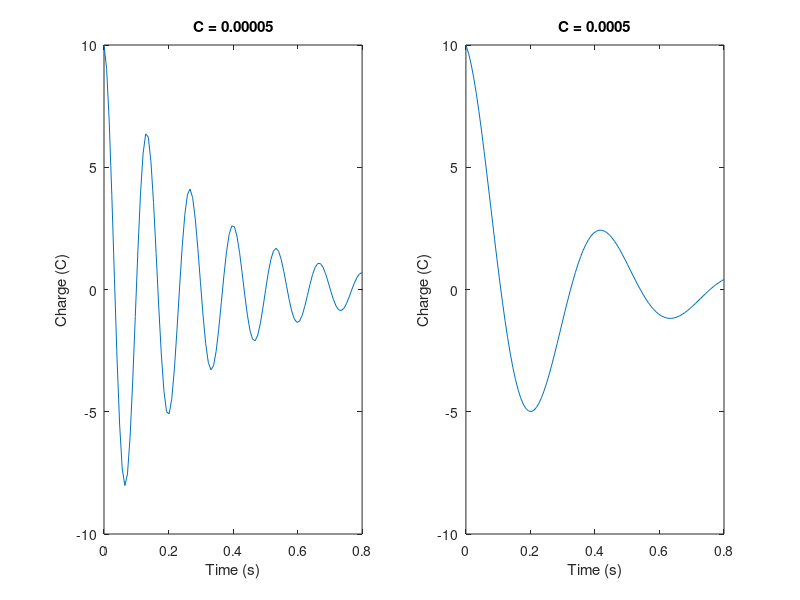

Write the MATLAB code that produced this figure.
% Function parameters
q0 = 10;
R = 60;
L = 9;
C = 0.00005;
C2 = 0.0005;
% Use linspace to create an array of 100 points between 0 and 0.8
t = linspace(0,0.8,100)

% Calculate the values of q
q = q0*exp((-R.*t)./(2.*L)).*cos(sqrt((1./(L.*C)) - ((R./(2.*L)).^2)) .*t)


% Plot q vs t
subplot(1,2,1);
plot(t,q);
xlabel('Time (s)');
ylabel('Charge (C)');
title('C = 0.00005');


% Make the capacitor 10x bigger
q2 = q0*exp((-R.*t)./(2.*L)).*cos(sqrt((1./(L.*C2)) - ((R./(2.*L)).^2)) .*t)

% Plot q2 vs t
subplot(1,2,2);
plot(t,q2);
xlabel('Time (s)');
ylabel('Charge (C)');
title('C = 0.0005');
